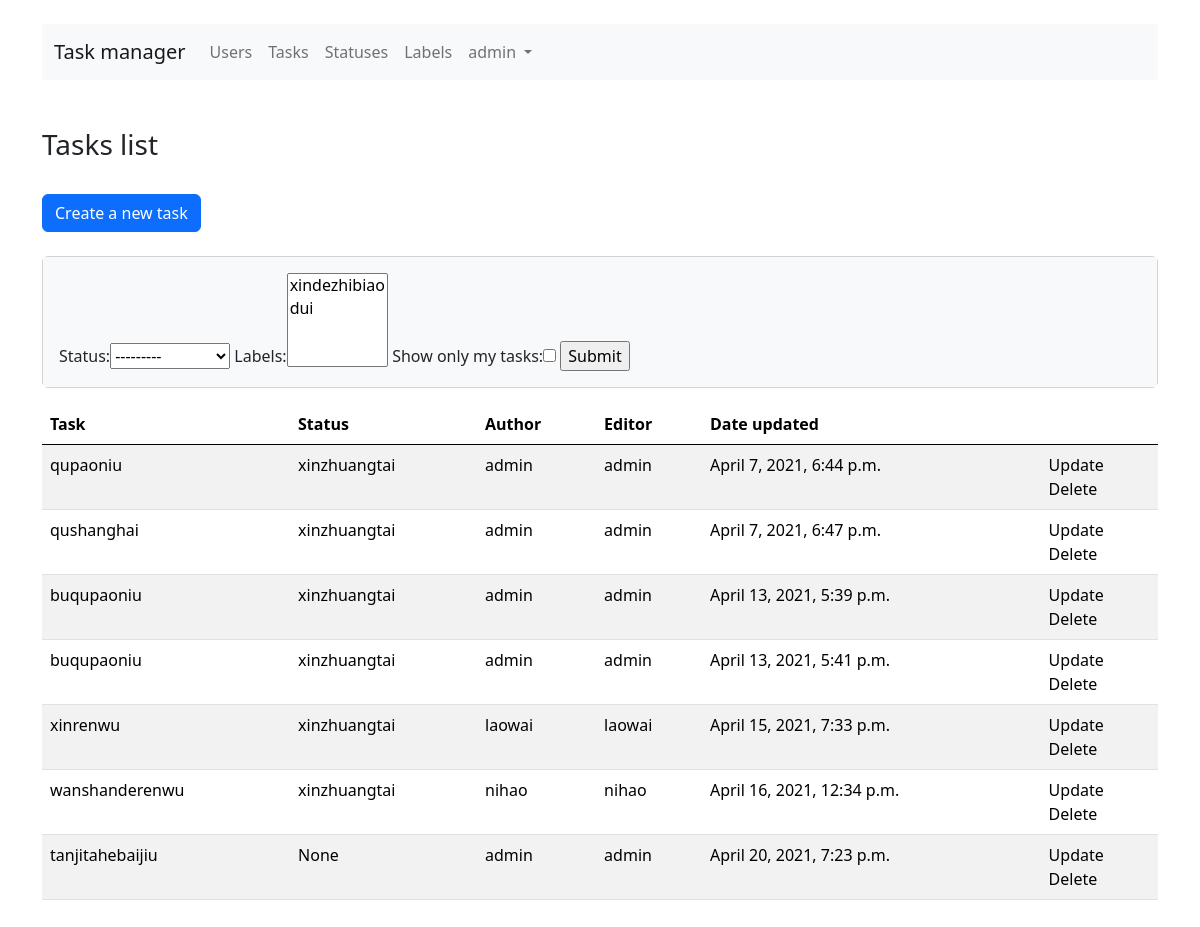
Before: /tasks/ (signed in) with the older database file.
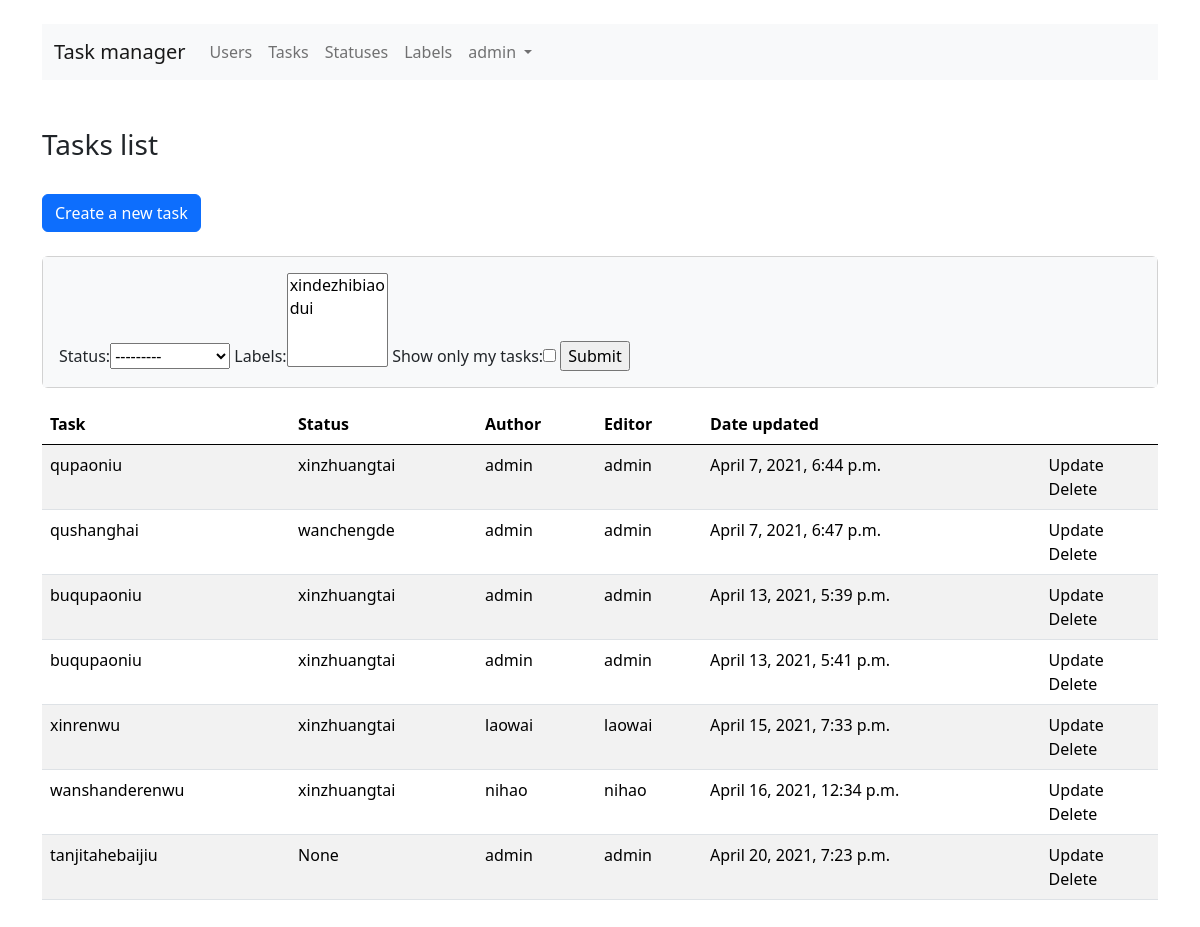
After: the same page with the newer database file.
### tasks/models.py (models this page shows)
class Task(models.Model):
    task = models.CharField(max_length=40)
    status = models.ForeignKey(Status, on_delete=models.PROTECT,
                               verbose_name=_('Status'), blank=True, null=True)
    labels = models.ManyToManyField(Label, verbose_name=_('Labels'),
                                    blank=True, null=True)
    content = models.TextField(blank=True, null=True)
    date_created = models.DateTimeField(default=timezone.now)
    author = models.ForeignKey(User, related_name='author',
                               on_delete=models.PROTECT)
    date_updated = models.DateTimeField(default=timezone.now)
    last_editor = models.ForeignKey(User, related_name='last_editor',
                                    on_delete=models.PROTECT)

### statuses/models.py (models this page shows)
class Status(models.Model):
    status = models.CharField(max_length=200)
    date_updated = models.DateTimeField(default=timezone.now)
    date_created = models.DateTimeField(default=timezone.now)
    creator = models.ForeignKey(User, related_name='creator', on_delete=models.CASCADE)
    editor = models.ForeignKey(User, related_name='editor', on_delete=models.CASCADE)
    def __str__(self):
        return self.status

### tasks/views.py (the view, shortened to what this page needs)
# urls.py: path('', views.TasksListView.as_view(), name='tasks_list'),
class TasksListView(LoginRequiredMixin, FilterView):
    model = Task
    template_name = 'tasks/tasks-list.html'
    context_object_name = 'tasks_list'
    filterset_class = TasksFilter

### labels/models.py (called while the page is built)
    def __str__(self):
        return self.label

### task_manager/templates/tasks/tasks-list.html
{% extends 'base.html' %}
{% load i18n %}
{% block content %}
<br>
<h3>{% trans 'Tasks list' %}</h3>
<br>
<a href="{% url 'task_creation' %}" class="btn btn-primary">{% trans 'Create a new task' %}</a>
<br>
<br>
{% if tasks_list %}
<div class="card mb-3">
  <div class="card-body bg-light">
    <form class="form-inline center" method="get">
      {{ filter.form }}
      <input type="submit" />
    </form>
  </div>
</div>
<table class="table table-striped">
  <thead>
    <tr>
      <th>{% trans 'Task' %}</th>
      <th>{% trans 'Status' %}</th>
      <th>{% trans 'Author' %}</th>
      <th>{% trans 'Editor' %}</th>
      <th>{% trans 'Date updated' %}</th>
      <th></th>
    </tr>
  </thead>
  <tbody>
  {% for object in filter.qs %}
      <tr>
          <td>{{ object.task }}</td>
          <td>{{ object.status }}</td>
          <td>{{ object.author }}</td>
          <td>{{ object.last_editor }}</td>
          <td>{{ object.date_updated }}</td>
          <td>
              <a class="dropdown-item" href="{% url 'task_update' object.id %}">{% trans 'Update' %}</a>
              <a class="dropdown-item" href="{% url 'task_delete' object.id %}">{% trans 'Delete' %}</a>
          </td>
      </tr>
  {% endfor %}
  </tbody>
</table>
{% else %}
    <p>{% trans 'There are no tasks.' %}</p>
{% endif %}
{% endblock %}

Changed rows visible on the page:
changed Task "qushanghai": status "xinzhuangtai" → "wanchengde"
